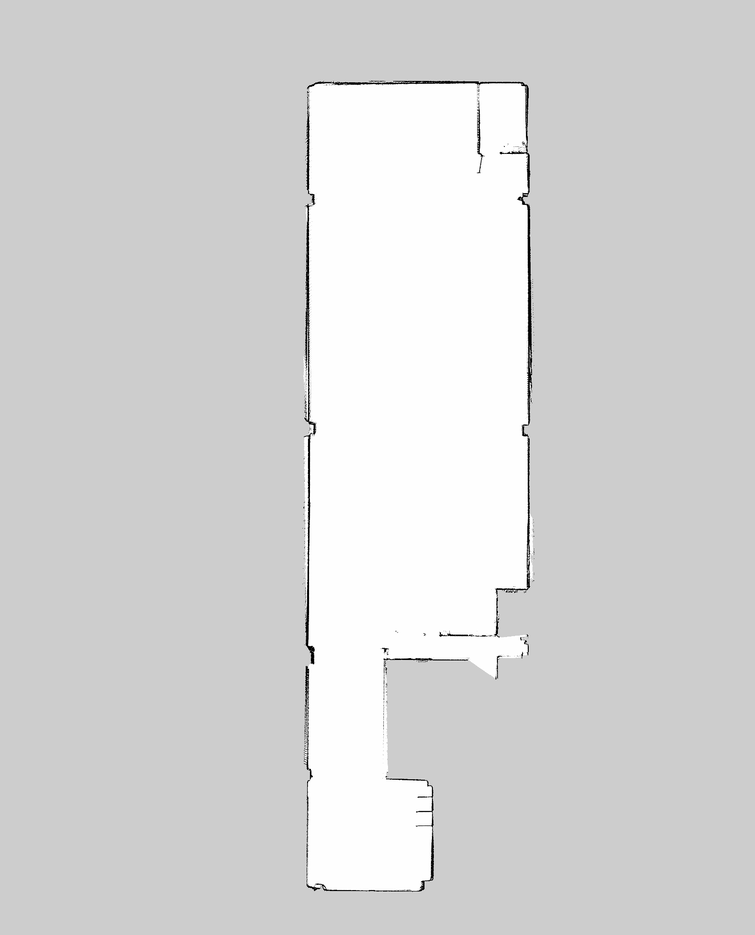
#> input picture scripts/map.bag.pgm, 755 x 935 px, shrunk from 1615 x 1999 before the run
$ python prepare_image_to_world.py
#> lines starting #> are read from the running program, lines starting #| are printed output that depends on the picture
# [16 lines of commented-out code are left out]

import cv2

img=cv2.imread("map.bag.pgm")
#> img is the input picture: shape (935, 755, 3); min 0, max 255, mean 214
# img=cv2.resize(img, (300,300))
img= cv2.cvtColor(img, cv2.COLOR_BGR2GRAY)
#> img: shape (935, 755)
height, width= img.shape
#> height = 935; width = 755

white = [255,255,255]
black = [0,0,0]

for x in range(0,width):
    for y in range(0,height):
        if(img[y,x]<=65):
            img[y,x]=0
        if(img[y,x]>=196):
            img[y,x]=254
        if(img[y,x]<196 and img[y,x]>65):
            img[y,x]=205
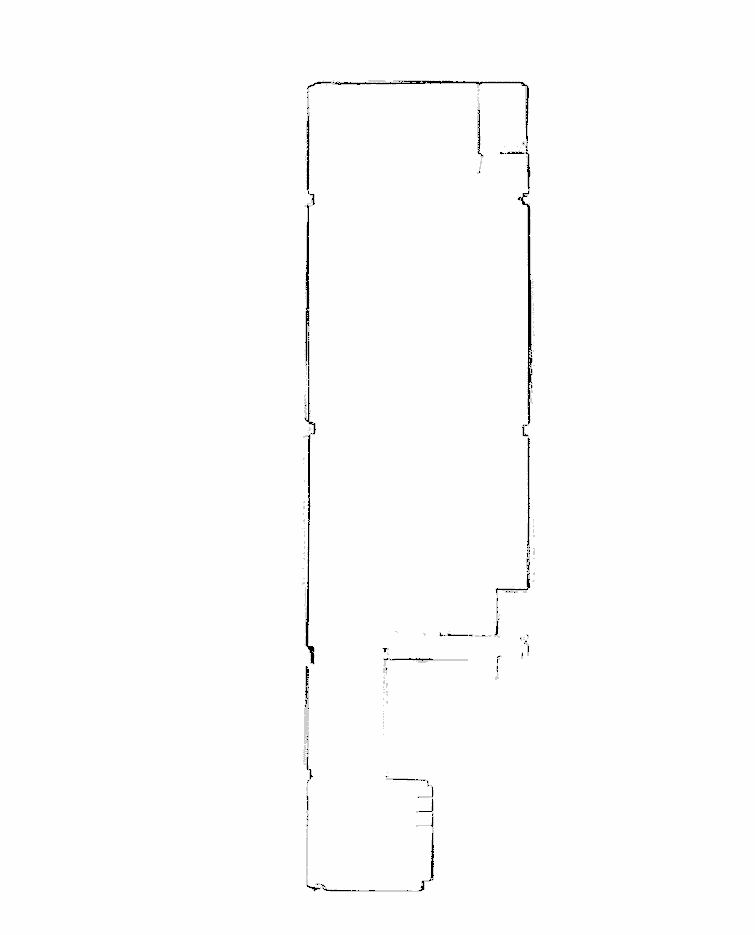
#> img: shape (935, 755); min 0, max 254, mean 252.7
        # [6 lines of commented-out code are left out]


filename = 'savedImage.pgm'
cv2.imwrite(filename, img)
cv2.imshow('img',img)
cv2.waitKey(0)
cv2.destroyAllWindows()
